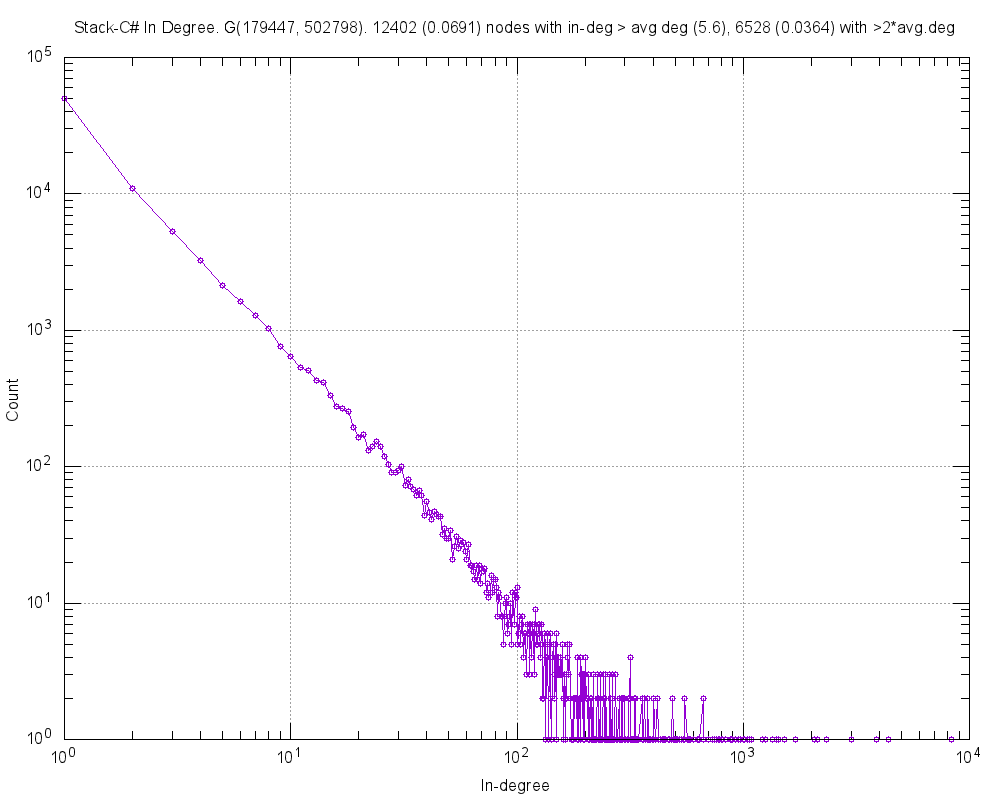

Generate this figure with gnuplot:
#
# Stack-C# In Degree. G(179447, 502798). 12402 (0.0691) nodes with in-deg > avg deg (5.6), 6528 (0.0364) with >2*avg.deg (Sat May 21 19:59:55 2016)
#

set title "Stack-C# In Degree. G(179447, 502798). 12402 (0.0691) nodes with in-deg > avg deg (5.6), 6528 (0.0364) with >2*avg.deg"
set key bottom right
set logscale xy 10
set format x "10^{%L}"
set mxtics 10
set format y "10^{%L}"
set mytics 10
set grid
set xlabel "In-degree"
set ylabel "Count"
set tics scale 2
set terminal png size 1000,800
set output 'inDeg.Stack-C#.png'
plot 	"inDeg.Stack-C#.tab" using 1:2 title "" with linespoints pt 6
